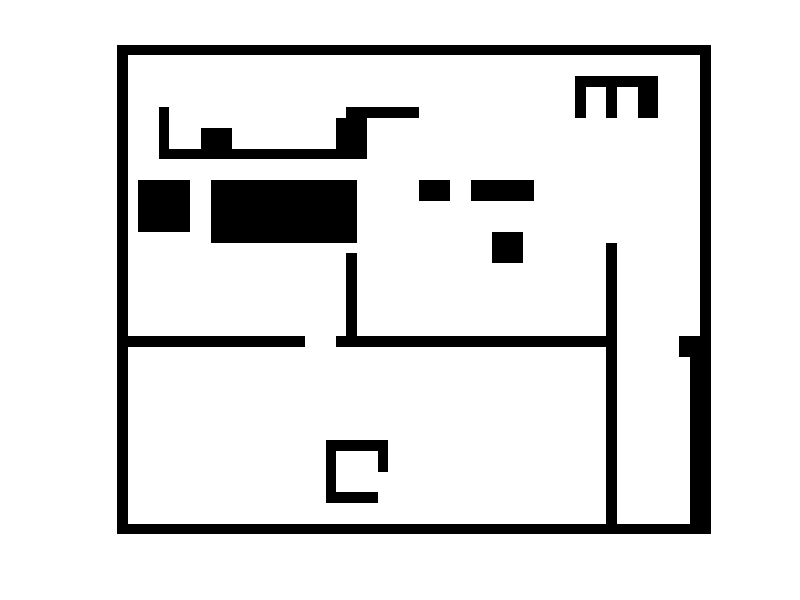

Reproduce this figure in MATLAB.
close all; clear all; clc;


% map = dlmread('corridor.dat');
% map = 1-map;
% 
% figure; imshow(map','InitialMagnification',500); hold on;
% %set(gca,'YDir','normal');
% colormap('gray'); 
% 
% ------------------------------------

map = dlmread('johnsson-metal.dat');

figure; imshow(map','InitialMagnification',500); hold on;
set(gca,'YDir','normal');
colormap('gray'); 




% ------------------------------------
% map = dlmread('global-castings.dat');
% 
% figure; imshow(map','InitialMagnification',500); hold on;
% set(gca,'YDir','normal');
% colormap('gray'); 